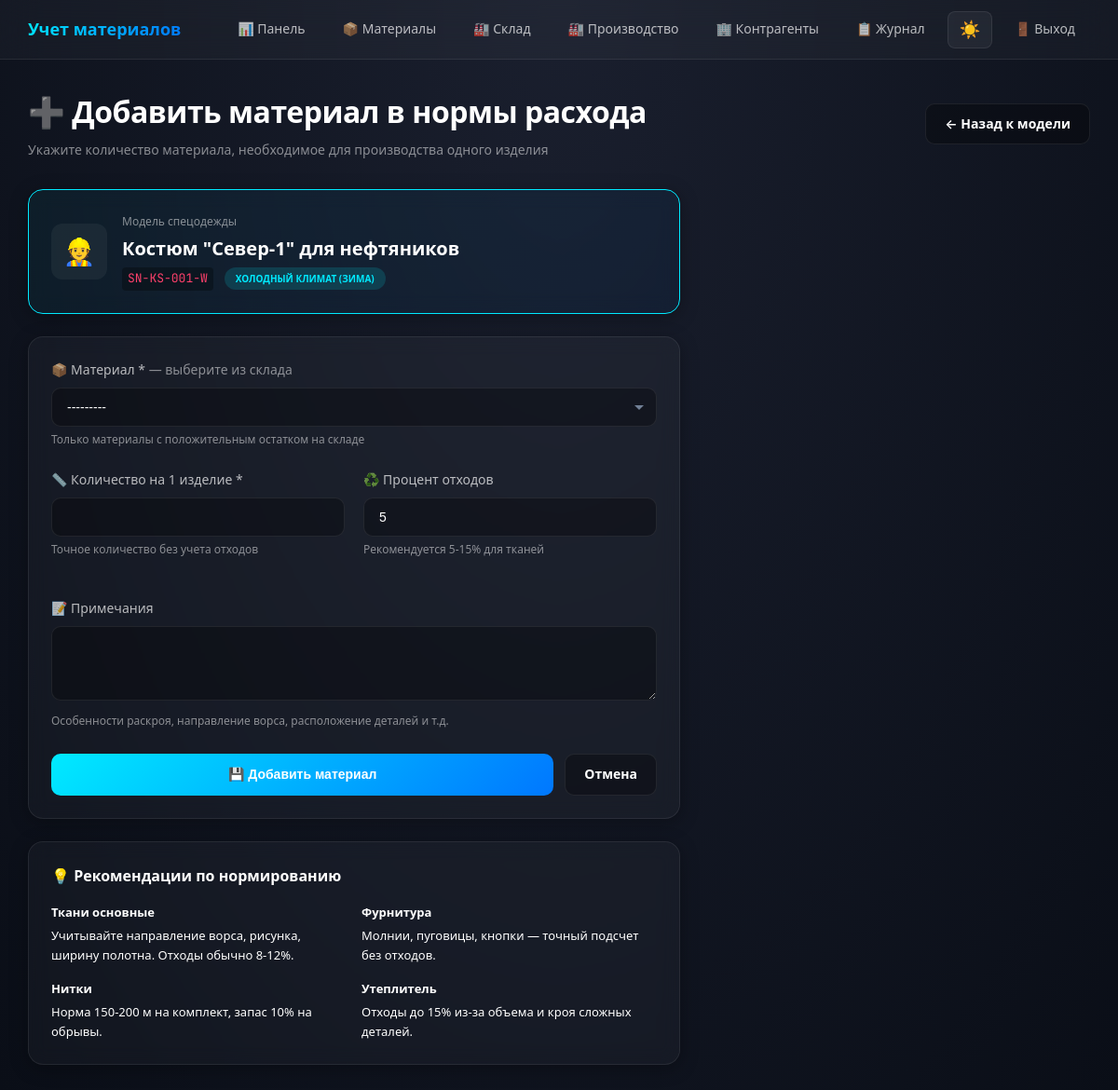
/production/templates/1/requirements/add/ (signed in), run on the app's committed database.
### production/models.py (models this page shows, shortened)
class ProductTemplate(models.Model):
    PROTECTION_LEVELS = [
        ('basic', 'Базовая защита'),
        ('standard', 'Стандартная защита'),
        ('high', 'Повышенная защита'),
        ('max', 'Максимальная защита'),
    ]
    name = models.CharField(max_length=255, help_text="Например: Костюм нефтяника зимний")
    article = models.CharField(max_length=100, unique=True)
    category = models.ForeignKey(ProductCategory, on_delete=models.CASCADE, related_name='templates')
    protection_level = models.CharField(max_length=20, choices=PROTECTION_LEVELS, default='standard')
    description = models.TextField(blank=True)
    weight_kg = models.FloatField(validators=[MinValueValidator(0)], help_text="Вес комплекта в кг")
    sizes_available = models.CharField(max_length=255, default="44-46, 48-50, 52-54, 56-58, 60-62")
    colors_available = models.CharField(max_length=255, default="Темно-синий, Оранжевый, Красный")
    image = models.ImageField(upload_to='products/templates/', blank=True, null=True)
    technical_drawing = models.ImageField(upload_to='products/drawings/', blank=True, null=True)
    created_at = models.DateTimeField(auto_now_add=True)
    is_active = models.BooleanField(default=True)
    class Meta:
        ordering = ['category', 'name']
        verbose_name = 'Шаблон изделия'
        verbose_name_plural = 'Шаблоны изделий'

class ProductCategory(models.Model):
    CLIMATE_CHOICES = [
        ('cold', 'Холодный климат (зима)'),
        ('moderate', 'Умеренный климат (демисезон)'),
        ('hot', 'Жаркий климат (лето)'),
        ('extreme', 'Экстремальные условия'),
    ]
    name = models.CharField(max_length=100)
    climate_type = models.CharField(max_length=20, choices=CLIMATE_CHOICES)
    description = models.TextField(blank=True)
    temperature_range = models.CharField(max_length=50, help_text="Например: от -40°C до -20°C")
    class Meta:
        verbose_name = 'Категория спецодежды'
        verbose_name_plural = 'Категории спецодежды'
        ordering = ['climate_type', 'name']

### production/views.py (the view)
# urls.py: path('templates/<int:template_pk>/requirements/add/', views.requirement_add, name='requirement_add'),
@login_required
def requirement_add(request, template_pk):
    template = get_object_or_404(ProductTemplate, pk=template_pk)
    if request.method == 'POST':
        form = ProductMaterialRequirementForm(request.POST)
        if form.is_valid():
            req = form.save(commit=False)
            req.product_template = template
            req.save()
            messages.success(request, f'Норма расхода для {req.material.name} добавлена')
            return redirect('template_detail', pk=template_pk)
    else:
        form = ProductMaterialRequirementForm()
    return render(request, 'production/requirement_form.html', {
        'form': form,
        'template': template,
        'title': f'Добавить материал для {template.name}'
    })

### production/forms.py
class ProductMaterialRequirementForm(forms.ModelForm):
    class Meta:
        model = ProductMaterialRequirement
        fields = ['material', 'quantity_per_unit', 'waste_percent', 'notes']
        widgets = {
            'material': forms.Select(attrs={'class': 'form-control'}),
            'quantity_per_unit': forms.NumberInput(attrs={'class': 'form-control', 'step': '0.01'}),
            'waste_percent': forms.NumberInput(attrs={'class': 'form-control', 'min': '0', 'max': '100'}),
            'notes': forms.Textarea(attrs={'class': 'form-control', 'rows': 2}),
        }

### warehouse/models.py (called while the page is built)
    def __str__(self):
        return f"{self.name} ({self.article})"

### production/templates/production/requirement_form.html (shortened to what this page needs)
{% extends "production/base_production.html" %}
{% block content %}
<div class="page-header">
    <div>
        <h1 class="page-title">➕ Добавить материал в нормы расхода</h1>
        <p class="page-subtitle">Укажите количество материала, необходимое для производства одного изделия</p>
    </div>
    <a href="{% url 'template_detail' template.id %}" class="btn btn-secondary">← Назад к модели</a>
</div>
<div style="max-width: 700px;">
    <div class="card" style="margin-bottom: 24px; background: linear-gradient(135deg, rgba(0,234,255,0.05) 0%, rgba(0,119,255,0.05) 100%); border-color: var(--primary);">
        <div style="display: flex; align-items: center; gap: 16px;">
            <div style="width: 60px; height: 60px; border-radius: 12px; background: var(--bg-hover); display: flex; align-items: center; justify-content: center; font-size: 28px;">
                👷
            </div>
            <div style="flex: 1;">
                <div style="font-size: 12px; color: var(--text-muted); margin-bottom: 4px;">Модель спецодежды</div>
                <div style="font-size: 20px; font-weight: 700; margin-bottom: 4px;">{{ template.name }}</div>
                <div style="display: flex; gap: 12px; align-items: center;">
                    <code style="font-size: 13px;">{{ template.article }}</code>
                    <span class="climate-badge climate-{{ template.category.climate_type }}" style="font-size: 10px;">
                        {{ template.category.get_climate_type_display }}
                    </span>
                </div>
            </div>
        </div>
    </div>
    <div class="card">
        <form method="post" id="requirementForm">
            <div class="form-group">
                <label class="form-label">
                    📦 Материал *
                    <span style="font-weight: normal; color: var(--text-muted);">— выберите из склада</span>
                </label>
                {{ form.material }}
                <small style="color: var(--text-muted); font-size: 12px;">
                    Только материалы с положительным остатком на складе
                </small>
            </div>
            <div style="display: grid; grid-template-columns: 1fr 1fr; gap: 20px; margin-top: 20px;">
                <div class="form-group">
                    <label class="form-label">
                        📏 Количество на 1 изделие *
                    </label>
                    {{ form.quantity_per_unit }}
                    <small style="color: var(--text-muted); font-size: 12px;">
                        Точное количество без учета отходов
                    </small>
                </div>
                <div class="form-group">
                    <label class="form-label">
                        ♻️ Процент отходов
                    </label>
                    {{ form.waste_percent }}
                    <small style="color: var(--text-muted); font-size: 12px;">
                        Рекомендуется 5-15% для тканей
                    </small>
                </div>
            </div>
            <div class="form-group" style="margin-top: 20px;">
                <label class="form-label">
                    📝 Примечания
                </label>
                {{ form.notes }}
                <small style="color: var(--text-muted); font-size: 12px;">
                    Особенности раскроя, направление ворса, расположение деталей и т.д.
                </small>
            </div>
            <div style="margin-top: 24px; display: flex; gap: 12px;">
                <button type="submit" class="btn btn-primary flex-1">
                    💾 Добавить материал
                </button>
                <a href="{% url 'template_detail' template.id %}" class="btn btn-secondary">Отмена</a>
            </div>
        </form>
    </div>
    <div class="card" style="margin-top: 24px;">
        <h4 style="margin-bottom: 16px; font-size: 16px;">💡 Рекомендации по нормированию</h4>
        <div style="display: grid; grid-template-columns: repeat(2, 1fr); gap: 16px; font-size: 13px; color: var(--text-muted);">
            <div>
                <strong style="color: var(--text-primary); display: block; margin-bottom: 4px;">Ткани основные</strong>
                Учитывайте направление ворса, рисунка, ширину полотна. Отходы обычно 8-12%.
            </div>
            <div>
                <strong style="color: var(--text-primary); display: block; margin-bottom: 4px;">Фурнитура</strong>
                Молнии, пуговицы, кнопки — точный подсчет без отходов.
            </div>
            <div>
                <strong style="color: var(--text-primary); display: block; margin-bottom: 4px;">Нитки</strong>
                Норма 150-200 м на комплект, запас 10% на обрывы.
            </div>
            <div>
                <strong style="color: var(--text-primary); display: block; margin-bottom: 4px;">Утеплитель</strong>
                Отходы до 15% из-за объема и кроя сложных деталей.
            </div>
        </div>
    </div>
</div>
{% endblock %}

### static/css/style.css (style rules this page uses)
:root { --primary: #00eaff; --primary-dark: #0077ff; --danger: #ff416c; --warning: #f9d423; --success: #00b09b; --info: #00eaff; --bg-body: #0a0e17; --bg-card: rgba(255, 255, 255, 0.03); --bg-input: rgba(0, 0, 0, 0.3); --bg-hover: rgba(255, 255, 255, 0.05); --border: rgba(255, 255, 255, 0.08); --border-focus: rgba(0, 234, 255, 0.4); --text-primary: #ffffff; --text-secondary: rgba(255, 255, 255, 0.7); --text-muted: rgba(255, 255, 255, 0.5); --shadow: 0 4px 20px rgba(0, 0, 0, 0.3); --shadow-glow: 0 0 20px rgba(0, 234, 255, 0.3); --gradient-body: radial-gradient(ellipse at top, #1a1f2e 0%, #0a0e17 100%); --gradient-primary: linear-gradient(135deg, #00eaff 0%, #0077ff 100%); --gradient-danger: linear-gradient(135deg, #ff416c 0%, #ff4b2b 100%); }
* { margin: 0; padding: 0; box-sizing: border-box; }
html { font-size: 16px; scroll-behavior: smooth; }
body { font-family: 'Segoe UI', system-ui, -apple-system, BlinkMacSystemFont, sans-serif; background: var(--gradient-body); background-attachment: fixed; color: var(--text-primary); min-height: 100vh; line-height: 1.6; transition: background 0.3s ease, color 0.3s ease; }
body, div, span, p, h1, h2, h3, h4, h5, h6, label, input, textarea, select, button, a, li, td, th, strong, em, small { color: var(--text-primary); }
.page-header { display: flex; justify-content: space-between; align-items: center; margin-bottom: 30px; flex-wrap: wrap; gap: 16px; }
.page-title { font-size: 32px; font-weight: 700; letter-spacing: -0.5px; color: var(--text-primary); }
.page-subtitle { color: var(--text-muted); margin-top: 5px; font-size: 14px; }
.card { background: var(--bg-card); border: 1px solid var(--border); border-radius: 16px; padding: 24px; backdrop-filter: blur(10px); -webkit-backdrop-filter: blur(10px); transition: all 0.3s ease; box-shadow: var(--shadow); }
.btn { display: inline-flex; align-items: center; justify-content: center; gap: 8px; padding: 10px 20px; border-radius: 10px; font-size: 14px; font-weight: 600; border: none; cursor: pointer; transition: all 0.3s ease; text-decoration: none; white-space: nowrap; }
.btn-primary { background: var(--gradient-primary); color: white; }
.btn-secondary { background: var(--bg-input); color: var(--text-primary); border: 1px solid var(--border); }
.flex-1 { flex: 1; }
.form-group { margin-bottom: 20px; }
.form-label { display: block; margin-bottom: 8px; font-size: 14px; font-weight: 500; color: var(--text-secondary); }
.form-control { width: 100%; padding: 12px 16px; background: var(--bg-input); border: 1px solid var(--border); border-radius: 10px; color: var(--text-primary); font-size: 14px; transition: all 0.3s ease; }
.form-control::placeholder { color: var(--text-muted); opacity: 0.7; }
select.form-control { appearance: none; background-repeat: no-repeat; background-position: right 12px center; padding-right: 36px; }
textarea.form-control { resize: vertical; min-height: 80px; }
code { background: var(--bg-input); padding: 2px 6px; border-radius: 4px; font-family: 'JetBrains Mono', monospace; font-size: 0.9em; color: var(--danger); }
[data-theme="dark"] select.form-control, select.form-control { background-repeat: no-repeat; background-position: right 12px center; background-size: 12px; -webkit-appearance: none; -moz-appearance: none; appearance: none; padding-right: 36px; }

### production/templates/production/base_production.html (style rules this page uses)
.climate-badge { display: inline-flex; align-items: center; padding: 4px 12px; border-radius: 20px; font-size: 12px; font-weight: 600; text-transform: uppercase; }
.climate-cold { background: rgba(0, 234, 255, 0.15); color: #00eaff; }

### data on the page
ProductTemplate: name "Костюм \"Север-1\" для нефтяников", article "SN-KS-001-W", category.climate_type "ХОЛОДНЫЙ КЛИМАТ (ЗИМА)"
